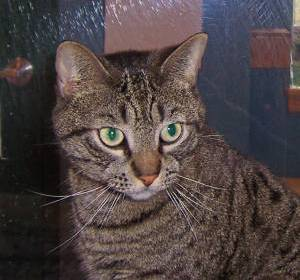
#> input picture images/cat.1.jpg, 300 x 280 px
$ python fn.py
#> lines starting #> are read from the running program, lines starting #| are printed output that depends on the picture
import cv2 as cv

img = cv.imread('images/cat.1.jpg')
#> img is the input picture: shape (280, 300, 3); mean B, G, R 68, 68.3, 78.8
cv.imshow('Cat',img)
#Converting to grayscale
gray = cv.cvtColor(img, cv.COLOR_BGR2GRAY)
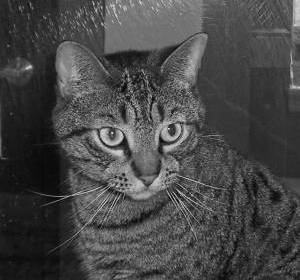
#> gray: shape (280, 300); min 0, max 237, mean 71.4
cv.imshow('Gray',gray)
#Blur
blur = cv.GaussianBlur(img, (3,3), cv.BORDER_DEFAULT)
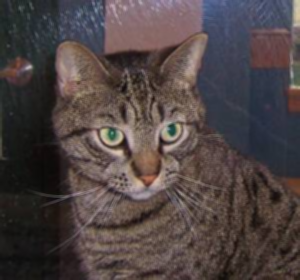
#> blur: shape (280, 300, 3); mean B, G, R 67.9, 68.3, 78.8
cv.imshow('Blur',blur)
#Edge Cascade
canny = cv.Canny(img,125,175)
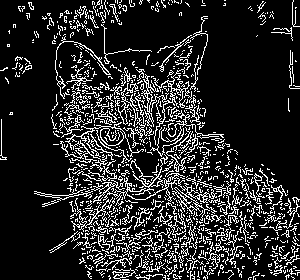
#> canny: shape (280, 300); 15.9% white in thin lines or dots
cv.imshow('Canny Edges',canny)
#Dilating the image
dilated = cv.dilate(canny, (3,3),iterations=1)
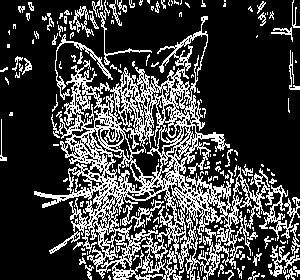
#> dilated: shape (280, 300); 25.7% white in thin lines or dots
cv.imshow("Dilated",dilated)
#Eroading
eroded = cv.erode(dilated, (3,3), iterations=1)
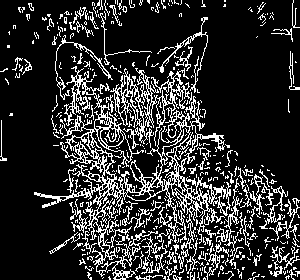
#> eroded: shape (280, 300); 18.5% white in thin lines or dots
cv.imshow('Eroded',eroded)
#resize
resized = cv.resize(img,(500,500))
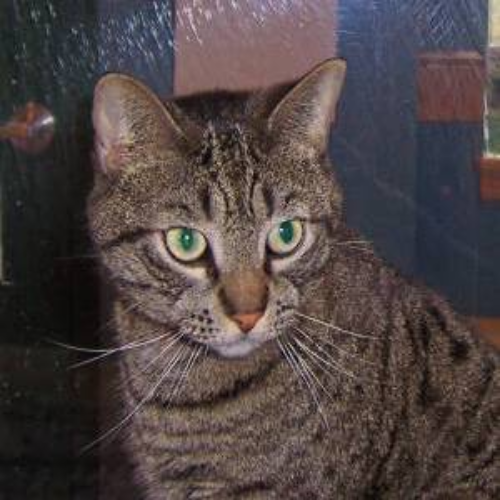
#> resized: shape (500, 500, 3); mean B, G, R 67.8, 68.1, 78.6
cv.imshow("HEllo",resized)
#cropped
cropped = img[50:200,200:400]
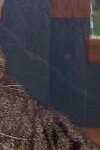
#> cropped: shape (150, 100, 3); mean B, G, R 65.1, 58.7, 63.8
cv.imshow("cropped",cropped)

cv.waitKey(0)

$ run again, with images/cat.14.jpg copied over images/cat.1.jpg
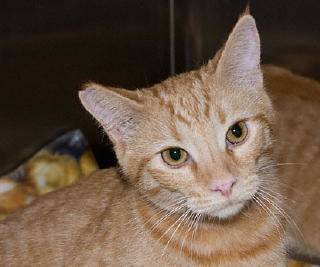
#> input picture images/cat.14.jpg, 320 x 267 px
#> img is the input picture: shape (267, 320, 3); mean B, G, R 71.4, 87.3, 107.7
#> `canny = cv.Canny(img,125,175)`:
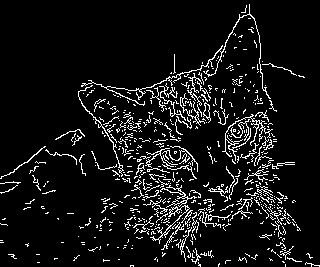
#> canny: shape (267, 320); 8% white in thin lines or dots
#> dilated: shape (267, 320); 13.2% white in thin lines or dots
#> eroded: shape (267, 320); 8.9% white in thin lines or dots
#> `cropped = img[50:200,200:400]`:
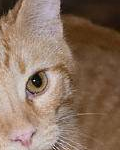
#> cropped: shape (150, 120, 3); mean B, G, R 95.7, 113.4, 137.9

$ run again, with images/cat.22.jpg copied over images/cat.1.jpg
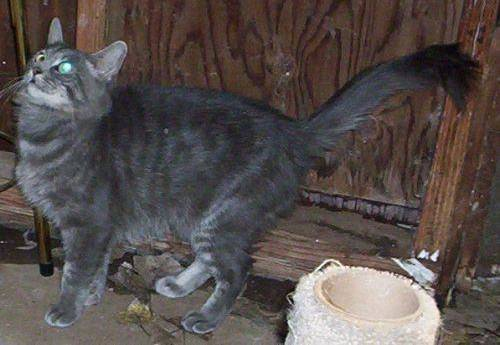
#> input picture images/cat.22.jpg, 500 x 345 px
#> img is the input picture: shape (345, 500, 3); mean B, G, R 76, 77.9, 86.5
#> `canny = cv.Canny(img,125,175)`:
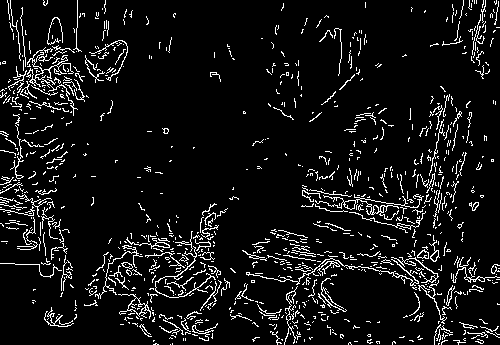
#> canny: shape (345, 500); 7.7% white in thin lines or dots
#> dilated: shape (345, 500); 12.3% white in thin lines or dots
#> eroded: shape (345, 500); 8.4% white in thin lines or dots
#> `cropped = img[50:200,200:400]`:
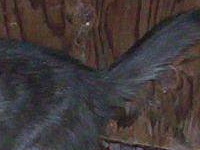
#> cropped: shape (150, 200, 3); mean B, G, R 58, 57.7, 65.7

$ run again, with images/cat.26.jpg copied over images/cat.1.jpg
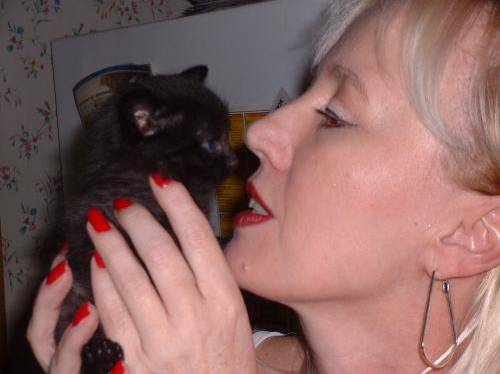
#> input picture images/cat.26.jpg, 500 x 374 px
#> img is the input picture: shape (374, 500, 3); mean B, G, R 97.8, 101, 136.5
#> canny: shape (374, 500); 3.3% white in thin lines or dots
#> dilated: shape (374, 500); 4.9% white in thin lines or dots
#> eroded: shape (374, 500); 3.4% white in thin lines or dots
#> `cropped = img[50:200,200:400]`:
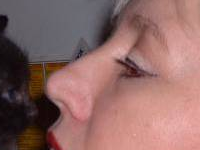
#> cropped: shape (150, 200, 3); mean B, G, R 102, 105, 142
